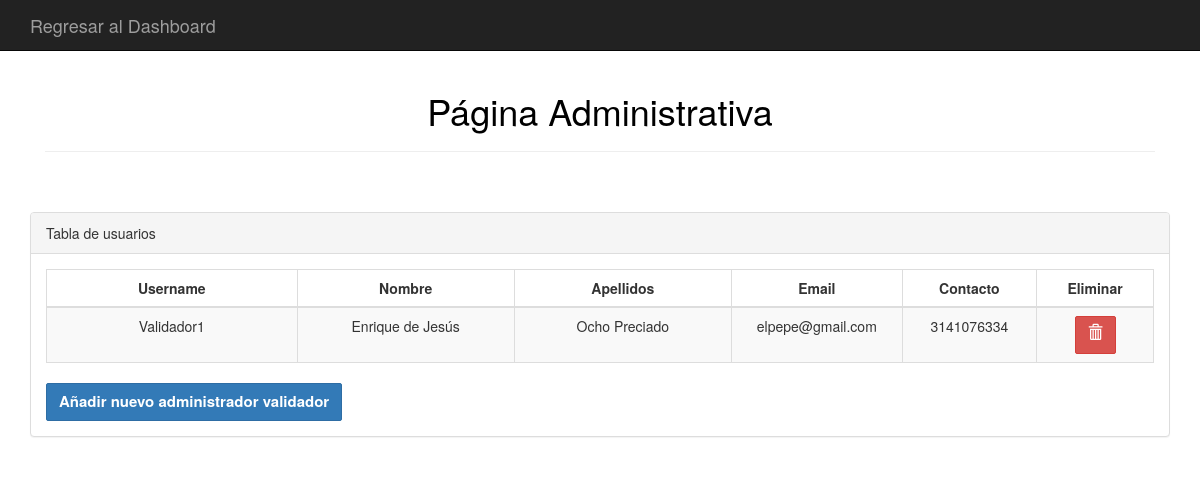
/admin/usr_adm.php (signed in), run on the app's committed database.
### tables this page shows
CREATE TABLE `usuarios` (
  `id` int(11) NOT NULL,
  `username` varchar(40) NOT NULL,
  `nombre` varchar(50) NOT NULL,
  `apellidos` varchar(50) NOT NULL,
  `email` varchar(40) NOT NULL,
  `contacto` varchar(15) NOT NULL,
  `pwd` varchar(150) NOT NULL,
  `role` varchar(15) NOT NULL
);

### admin/usr_adm.php (the view, shortened to what this page needs)
<!DOCTYPE html>
<html>
<head>
    <link rel="stylesheet" href="../bootstrap/css/bootstrap.min.css">
</head>
<body style="background-color: white;">
<nav class="navbar navbar-inverse navbar-static-top">
  <div class="container">
    <div class="navbar-header">
      <a class="navbar-brand" href="indexadmin.php">Regresar al Dashboard</a>
    </div>
  </div>
</nav>
<div class="wrapper">
    <div class="container">
        <div class="col-lg-12">
            <center>
            <h1>Página Administrativa</h1>
            </center>
            <hr><br>
            <br>
            </div>
            <br><br><br>
            <div class="row">
            <div class="col-lg-12">
                <div class="panel panel-default">
                    <div class="panel-heading">Tabla de usuarios</div>
                    <div class="panel-body">
                        <div class="table-responsive">
                            <table class="table table-striped table-bordered table-hover">
                                <thead>
                                    <tr>
                                        <th width="15%">Username</th>
                                        <th width="13%">Nombre</th>
                                        <th width="13%">Apellidos</th>
                                        <th width="6%">Email</th>
                                        <th width="7%">Contacto</th>
                                        <th width="6%">Eliminar</th>
                                    </tr>
                                </thead>
                                <tbody>
            					<?php
                                $miconexion = mysqli_connect("localhost", "root", "", "mz_motorsports");
                                $query="SELECT * FROM usuarios WHERE role = 'adminval'";
                                $result_contenido = mysqli_query($miconexion,$query);
                                while($row=mysqli_fetch_array($result_contenido))
            					{
            					?>
                                    <tr>
                                        <td style="text-align: center;"><?php echo $row["username"]; ?></td>
                                        <td class="centro"><?php echo $row["nombre"]; ?></td>
                                        <td class="centro"><?php echo $row["apellidos"]; ?></td>
                                        <td class="centro"><?php echo $row["email"]; ?></td>
                                        <td class="centro"><?php echo $row["contacto"]; ?></td>
            							<td class="centro" width="7%"><a href="eliminar_validador.php?id=<?php echo $row['id']?>" class = "btn btn-danger" name="btn_borrar_user"><span class="glyphicon glyphicon-trash" aria-hidden="true"></a></span></td>
                                    </tr>
            					<?php
            					}
            					?>
                                </tbody>
                            </table>
                                <button type="rounded-button" id="btn-nueva-cita" class="btn btn-primary d-inline float-end shadow"><a href="reg_personal.php" style="color:rgb(255, 255, 255);"> Añadir nuevo administrador validador<i class='bx bxs-plus-square' ></i></a></button>
                </div>
            </div>
            </div>
        </div>
    </div>
</div>
</body>
</html>

### admin/usr_adm.php (style rules this page uses)
.form-control, .btn { min-height: 38px; border-radius: 2px; }
.btn { font-size: 15px; font-weight: bold; }
h1, h2, h3, h4 { color: black; }
th, .centro { text-align: center; }

### data on the page
usuarios: username "Validador1", nombre "Enrique de Jesús", apellidos "Ocho Preciado", email "elpepe@gmail.com", contacto "3141076334"
